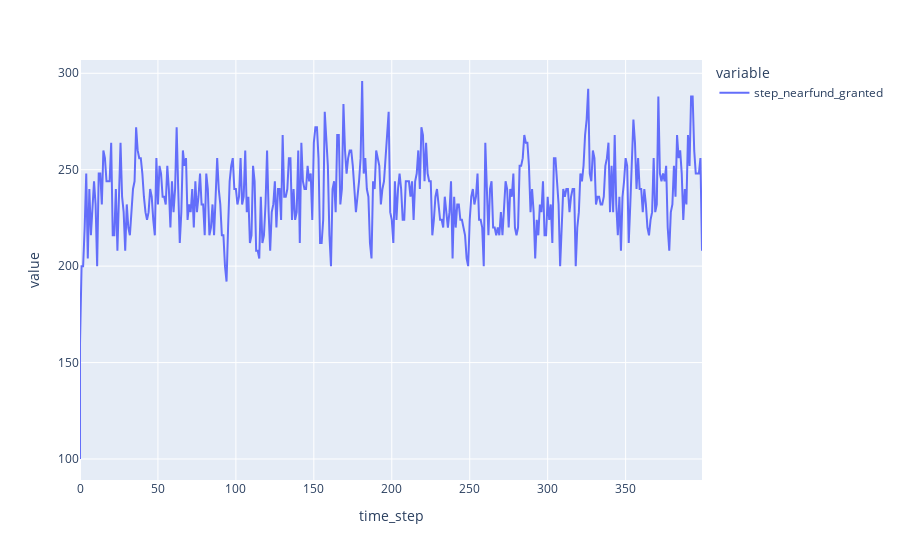

Notebook cell for this chart:
### Code cell
px.line(simudata,x='time_step',y=['step_nearfund_granted'])

### Figure 1 — Plotly figure (JSON) as saved in the notebook; plotly's stock layout.template omitted (floating-point values rounded to 4 significant figures; data arrays with more than 128 entries replaced by an {"elided": "..."} marker saying what was removed)
{"data": [{"hovertemplate": "variable=step_nearfund_granted<br>time_step=%{x}<br>value=%{y}<extra></extra>", "legendgroup": "step_nearfund_granted", "line": {"color": "#636efa", "dash": "solid"}, "mode": "lines", "name": "step_nearfund_granted", "orientation": "v", "showlegend": true, "type": "scatter", "x": {"elided": "401 int values"}, "xaxis": "x", "y": {"elided": "401 int values"}, "yaxis": "y"}], "layout": {"legend": {"title": {"text": "variable"}, "tracegroupgap": 0}, "margin": {"t": 60}, "xaxis": {"anchor": "y", "domain": [0, 1], "title": {"text": "time_step"}}, "yaxis": {"anchor": "x", "domain": [0, 1], "title": {"text": "value"}}}}
